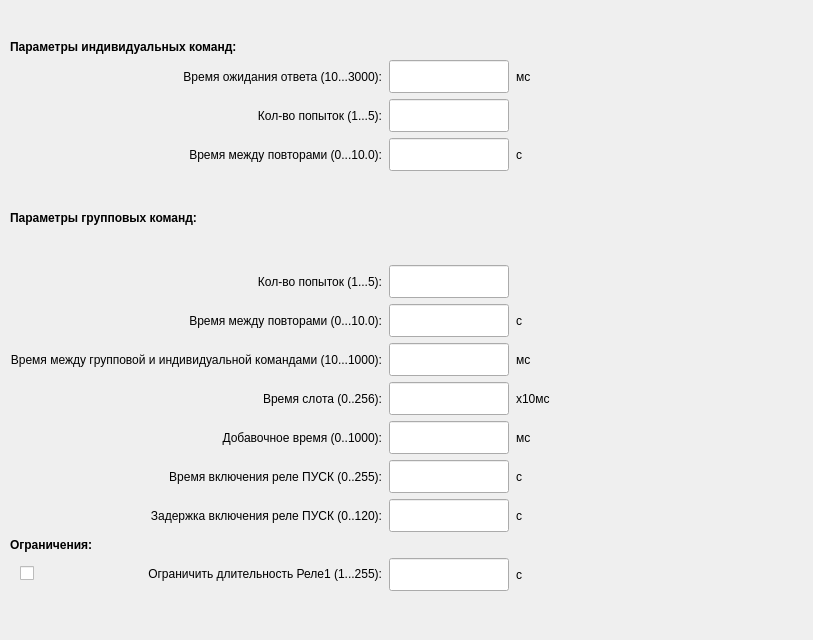
      <widget class="QWidget" name="tab_2">
       <attribute name="title">
        <string>Отправка команд</string>
       </attribute>
       <widget class="QWidget" name="gridLayoutWidget_3">
        <property name="geometry">
         <rect>
          <x>-10</x>
          <y>20</y>
          <width>804</width>
          <height>611</height>
         </rect>
        </property>
        <layout class="QGridLayout" name="gridLayout_3">
         <property name="horizontalSpacing">
          <number>7</number>
         </property>
         <item row="17" column="3">
          <widget class="QLabel" name="label_19">
           <property name="text">
            <string>с</string>
           </property>
          </widget>
         </item>
         <item row="12" column="3">
          <widget class="QLabel" name="label_20">
           <property name="text">
            <string>x10мс</string>
           </property>
          </widget>
         </item>
         <item row="12" column="2">
          <widget class="QLineEdit" name="e9">
           <property name="sizePolicy">
            <sizepolicy hsizetype="Fixed" vsizetype="Fixed">
             <horstretch>0</horstretch>
             <verstretch>0</verstretch>
            </sizepolicy>
           </property>
           <property name="maximumSize">
            <size>
             <width>120</width>
             <height>16777215</height>
            </size>
           </property>
           <property name="font">
            <font>
             <pointsize>16</pointsize>
            </font>
           </property>
          </widget>
         </item>
         <item row="11" column="3">
          <widget class="QLabel" name="label_16">
           <property name="text">
            <string>мс</string>
           </property>
          </widget>
         </item>
         <item row="12" column="1">
          <widget class="QLabel" name="label_21">
           <property name="text">
            <string>Время слота (0..256):</string>
           </property>
           <property name="alignment">
            <set>Qt::AlignRight|Qt::AlignTrailing|Qt::AlignVCenter</set>
           </property>
          </widget>
         </item>
         <item row="10" column="3">
          <widget class="QLabel" name="label_14">
           <property name="text">
            <string>с</string>
           </property>
          </widget>
         </item>
         <item row="6" column="3">
          <widget class="QLabel" name="label_13">
           <property name="text">
            <string>с</string>
           </property>
          </widget>
         </item>
         <item row="14" column="3">
          <widget class="QLabel" name="label_23">
           <property name="text">
            <string>c</string>
           </property>
          </widget>
         </item>
         <item row="14" column="2">
          <widget class="QLineEdit" name="e10">
           <property name="sizePolicy">
            <sizepolicy hsizetype="Fixed" vsizetype="Fixed">
             <horstretch>0</horstretch>
             <verstretch>0</verstretch>
            </sizepolicy>
           </property>
           <property name="maximumSize">
            <size>
             <width>120</width>
             <height>16777215</height>
            </size>
           </property>
           <property name="font">
            <font>
             <pointsize>16</pointsize>
            </font>
           </property>
          </widget>
         </item>
         <item row="17" column="1">
          <layout class="QGridLayout" name="gridLayout_4">
           <item row="0" column="0">
            <spacer name="horizontalSpacer_20">
             <property name="orientation">
              <enum>Qt::Horizontal</enum>
             </property>
             <property name="sizeType">
              <enum>QSizePolicy::Preferred</enum>
             </property>
             <property name="sizeHint" stdset="0">
              <size>
               <width>10</width>
               <height>20</height>
              </size>
             </property>
            </spacer>
           </item>
           <item row="0" column="1">
            <widget class="QCheckBox" name="checkUseRBdlit">
             <property name="sizePolicy">
              <sizepolicy hsizetype="Fixed" vsizetype="Fixed">
               <horstretch>0</horstretch>
               <verstretch>0</verstretch>
              </sizepolicy>
             </property>
             <property name="font">
              <font>
               <pointsize>16</pointsize>
              </font>
             </property>
             <property name="text">
              <string/>
             </property>
            </widget>
           </item>
           <item row="0" column="2">
            <widget class="QLabel" name="label_18">
             <property name="text">
              <string>Ограничить длительность Реле1 (1...255):</string>
             </property>
             <property name="alignment">
              <set>Qt::AlignRight|Qt::AlignTrailing|Qt::AlignVCenter</set>
             </property>
            </widget>
           </item>
          </layout>
         </item>
         <item row="9" column="1">
          <widget class="QLabel" name="label_8">
           <property name="text">
            <string>Кол-во попыток (1...5):</string>
           </property>
           <property name="alignment">
            <set>Qt::AlignRight|Qt::AlignTrailing|Qt::AlignVCenter</set>
           </property>
          </widget>
         </item>
         <item row="1" column="2">
          <spacer name="verticalSpacer_4">
           <property name="orientation">
            <enum>Qt::Vertical</enum>
           </property>
           <property name="sizeType">
            <enum>QSizePolicy::Fixed</enum>
           </property>
           <property name="sizeHint" stdset="0">
            <size>
             <width>20</width>
             <height>20</height>
            </size>
           </property>
          </spacer>
         </item>
         <item row="10" column="1">
          <widget class="QLabel" name="label_9">
           <property name="text">
            <string>Время между повторами (0...10.0):</string>
           </property>
           <property name="alignment">
            <set>Qt::AlignRight|Qt::AlignTrailing|Qt::AlignVCenter</set>
           </property>
          </widget>
         </item>
         <item row="11" column="2">
          <widget class="QLineEdit" name="e6">
           <property name="maximumSize">
            <size>
             <width>120</width>
             <height>16777215</height>
            </size>
           </property>
           <property name="font">
            <font>
             <pointsize>16</pointsize>
            </font>
           </property>
          </widget>
         </item>
         <item row="17" column="2">
          <widget class="QLineEdit" name="e7">
           <property name="maximumSize">
            <size>
             <width>120</width>
             <height>16777215</height>
            </size>
           </property>
           <property name="font">
            <font>
             <pointsize>16</pointsize>
            </font>
           </property>
          </widget>
         </item>
         <item row="3" column="1">
          <widget class="QLabel" name="label_5">
           <property name="text">
            <string>Время ожидания ответа (10...3000):</string>
           </property>
           <property name="alignment">
            <set>Qt::AlignRight|Qt::AlignTrailing|Qt::AlignVCenter</set>
           </property>
          </widget>
         </item>
         <item row="6" column="2">
          <widget class="QLineEdit" name="e3">
           <property name="sizePolicy">
            <sizepolicy hsizetype="Fixed" vsizetype="Fixed">
             <horstretch>0</horstretch>
             <verstretch>0</verstretch>
            </sizepolicy>
           </property>
           <property name="maximumSize">
            <size>
             <width>120</width>
             <height>16777215</height>
            </size>
           </property>
           <property name="font">
            <font>
             <pointsize>16</pointsize>
            </font>
           </property>
          </widget>
         </item>
         <item row="9" column="2">
          <widget class="QLineEdit" name="e4">
           <property name="sizePolicy">
            <sizepolicy hsizetype="Fixed" vsizetype="Fixed">
             <horstretch>0</horstretch>
             <verstretch>0</verstretch>
            </sizepolicy>
           </property>
           <property name="maximumSize">
            <size>
             <width>120</width>
             <height>16777215</height>
            </size>
           </property>
           <property name="font">
            <font>
             <pointsize>16</pointsize>
            </font>
           </property>
          </widget>
         </item>
         <item row="5" column="1">
          <widget class="QLabel" name="label_7">
           <property name="text">
            <string>Кол-во попыток (1...5):</string>
           </property>
           <property name="alignment">
            <set>Qt::AlignRight|Qt::AlignTrailing|Qt::AlignVCenter</set>
           </property>
          </widget>
         </item>
         <item row="6" column="1">
          <widget class="QLabel" name="label_6">
           <property name="text">
            <string>Время между повторами (0...10.0):</string>
           </property>
           <property name="alignment">
            <set>Qt::AlignRight|Qt::AlignTrailing|Qt::AlignVCenter</set>
           </property>
          </widget>
         </item>
         <item row="10" column="2">
          <widget class="QLineEdit" name="e5">
           <property name="sizePolicy">
            <sizepolicy hsizetype="Fixed" vsizetype="Fixed">
             <horstretch>0</horstretch>
             <verstretch>0</verstretch>
            </sizepolicy>
           </property>
           <property name="maximumSize">
            <size>
             <width>120</width>
             <height>16777215</height>
            </size>
           </property>
           <property name="font">
            <font>
             <pointsize>16</pointsize>
            </font>
           </property>
          </widget>
         </item>
         <item row="5" column="2">
          <widget class="QLineEdit" name="e2">
           <property name="sizePolicy">
            <sizepolicy hsizetype="Fixed" vsizetype="Fixed">
             <horstretch>0</horstretch>
             <verstretch>0</verstretch>
            </sizepolicy>
           </property>
           <property name="maximumSize">
            <size>
             <width>120</width>
             <height>16777215</height>
            </size>
           </property>
           <property name="font">
            <font>
             <pointsize>16</pointsize>
            </font>
           </property>
          </widget>
         </item>
         <item row="15" column="1">
          <widget class="QLabel" name="label_24">
           <property name="text">
            <string>Задержка включения реле ПУСК (0..120):</string>
           </property>
           <property name="alignment">
            <set>Qt::AlignRight|Qt::AlignTrailing|Qt::AlignVCenter</set>
           </property>
          </widget>
         </item>
         <item row="15" column="2">
          <widget class="QLineEdit" name="e11">
           <property name="sizePolicy">
            <sizepolicy hsizetype="Fixed" vsizetype="Fixed">
             <horstretch>0</horstretch>
             <verstretch>0</verstretch>
            </sizepolicy>
           </property>
           <property name="maximumSize">
            <size>
             <width>120</width>
             <height>16777215</height>
            </size>
           </property>
           <property name="font">
            <font>
             <pointsize>16</pointsize>
            </font>
           </property>
          </widget>
         </item>
         <item row="15" column="3">
          <widget class="QLabel" name="label_26">
           <property name="text">
            <string>c</string>
           </property>
          </widget>
         </item>
         <item row="14" column="1">
          <widget class="QLabel" name="label_25">
           <property name="text">
            <string>Время включения реле ПУСК (0..255):</string>
           </property>
           <property name="alignment">
            <set>Qt::AlignRight|Qt::AlignTrailing|Qt::AlignVCenter</set>
           </property>
          </widget>
         </item>
         <item row="23" column="2">
          <spacer name="verticalSpacer_3">
           <property name="orientation">
            <enum>Qt::Vertical</enum>
           </property>
           <property name="sizeHint" stdset="0">
            <size>
             <width>20</width>
             <height>40</height>
            </size>
           </property>
          </spacer>
         </item>
         <item row="3" column="0">
          <spacer name="horizontalSpacer_4">
           <property name="orientation">
            <enum>Qt::Horizontal</enum>
           </property>
           <property name="sizeType">
            <enum>QSizePolicy::Fixed</enum>
           </property>
           <property name="sizeHint" stdset="0">
            <size>
             <width>20</width>
             <height>20</height>
            </size>
           </property>
          </spacer>
         </item>
      <!-- send timeout controls removed: now read-only from settings.ini -->
         <item row="11" column="1">
          <widget class="QLabel" name="label_15">
           <property name="text">
            <string>Время между групповой и индивидуальной командами (10...1000):</string>
           </property>
           <property name="alignment">
            <set>Qt::AlignRight|Qt::AlignTrailing|Qt::AlignVCenter</set>
           </property>
          </widget>
         </item>
         <item row="3" column="2">
          <layout class="QHBoxLayout" name="horizontalLayout_4">
           <item>
            <widget class="QLineEdit" name="e1">
             <property name="sizePolicy">
              <sizepolicy hsizetype="Preferred" vsizetype="Fixed">
               <horstretch>0</horstretch>
               <verstretch>0</verstretch>
              </sizepolicy>
             </property>
             <property name="minimumSize">
              <size>
               <width>0</width>
               <height>0</height>
              </size>
             </property>
             <property name="maximumSize">
              <size>
               <width>120</width>
               <height>16777215</height>
              </size>
             </property>
             <property name="baseSize">
              <size>
               <width>0</width>
               <height>0</height>
              </size>
             </property>
             <property name="font">
              <font>
               <pointsize>16</pointsize>
              </font>
             </property>
            </widget>
           </item>
          </layout>
         </item>
         <item row="3" column="3">
          <widget class="QLabel" name="label_12">
           <property name="text">
            <string>мс</string>
           </property>
          </widget>
         </item>
         <item row="7" column="1" colspan="3">
          <widget class="QLabel" name="label_11">
           <property name="sizePolicy">
            <sizepolicy hsizetype="Expanding" vsizetype="Expanding">
             <horstretch>0</horstretch>
             <verstretch>1</verstretch>
            </sizepolicy>
           </property>
           <property name="font">
            <font>
             <weight>75</weight>
             <bold>true</bold>
            </font>
           </property>
           <property name="text">
            <string>Параметры групповых команд:</string>
           </property>
          </widget>
         </item>
         <item row="16" column="1" colspan="3">
          <widget class="QLabel" name="label_17">
           <property name="font">
            <font>
             <weight>75</weight>
             <bold>true</bold>
            </font>
           </property>
           <property name="text">
            <string>Ограничения:</string>
           </property>
          </widget>
         </item>
         <item row="2" column="1" colspan="2">
          <widget class="QLabel" name="label">
           <property name="font">
            <font>
             <weight>75</weight>
             <bold>true</bold>
            </font>
           </property>
           <property name="text">
            <string>Параметры индивидуальных команд:</string>
           </property>
          </widget>
         </item>
         <item row="13" column="1">
          <widget class="QLabel" name="label_27">
           <property name="text">
            <string>Добавочное время (0..1000):</string>
           </property>
           <property name="alignment">
            <set>Qt::AlignRight|Qt::AlignTrailing|Qt::AlignVCenter</set>
           </property>
          </widget>
         </item>
         <item row="13" column="3">
          <widget class="QLabel" name="label_22">
           <property name="text">
            <string>мс</string>
           </property>
          </widget>
         </item>
         <item row="13" column="2">
          <widget class="QLineEdit" name="e12">
           <property name="sizePolicy">
            <sizepolicy hsizetype="Fixed" vsizetype="Fixed">
             <horstretch>0</horstretch>
             <verstretch>0</verstretch>
            </sizepolicy>
           </property>
           <property name="maximumSize">
            <size>
             <width>120</width>
             <height>16777215</height>
            </size>
           </property>
           <property name="font">
            <font>
             <pointsize>16</pointsize>
            </font>
           </property>
          </widget>
         </item>
        </layout>
       </widget>
      </widget>
